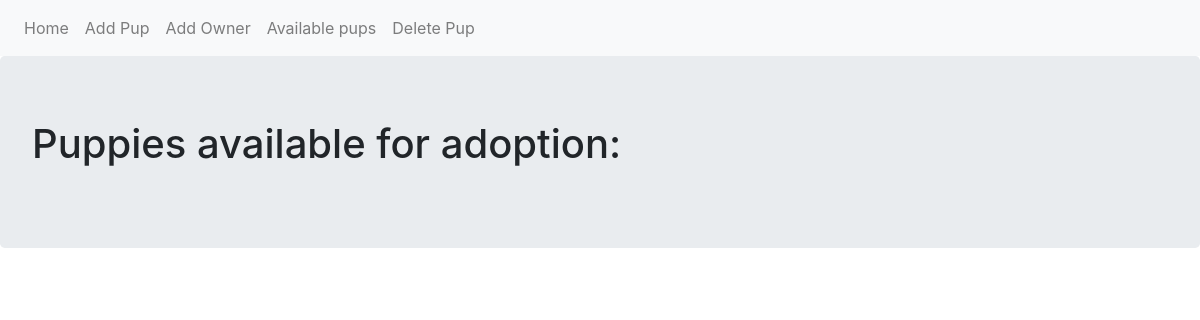
The app's page /list, older data.
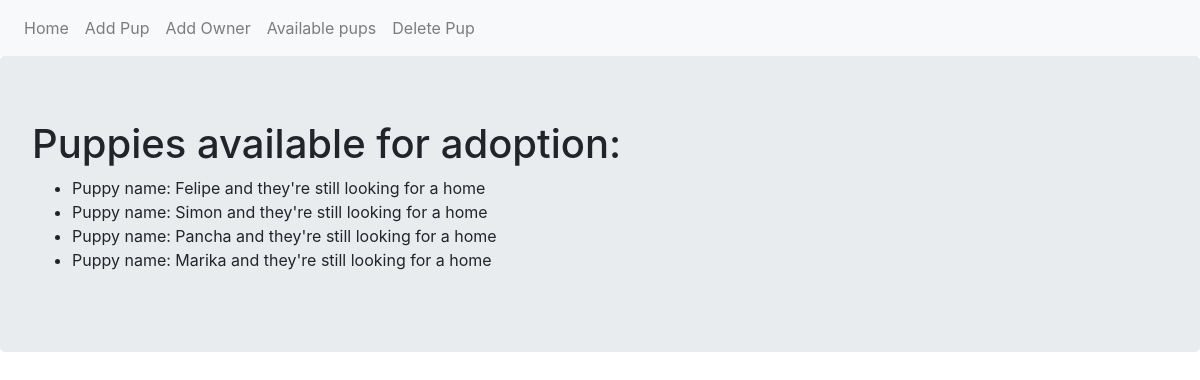
The same page, newer data.
### adoption_site.py (models this page shows, shortened)
class Puppy(db.Model):
    __tablename__ = 'puppies'
    id = db.Column(db.Integer, primary_key = True)
    name = db.Column(db.Text)
    owner = db.relationship('Owner',backref='puppy',uselist=False)
    def __repr__(self):
        if self.owner:
            return f"Puppy name: {self.name}, and their owner is:{self.owner.name}"
        else:
            return f"Puppy name: {self.name} and they're still looking for a home"

### adoption_site.py (the view)
@app.route('/list')
def list_pup():
    puppies = Puppy.query.all()
    return render_template('list.html', puppies=puppies)

### templates/list.html
{% extends 'base.html' %}
{% block content %}
<div class="jumbotron">
    <h1>Puppies available for adoption:</h1>
    <ul>
        {% for pup in puppies %}
        <li>{{pup}}</li>
        {% endfor %}
    </ul>
</div>
{% endblock %}

### templates/base.html (shortened to what this page needs)
<!DOCTYPE html>
<html lang="en">
<head>
    <link rel="stylesheet" href="https://cdn.jsdelivr.net/npm/bootstrap@4.5.3/dist/css/bootstrap.min.css">
</head>
<body>
    <nav class="navbar navbar-expand-lg navbar-light bg-light">
        <div class="navbar-nav">
            <a class="nav-item nav-link" href="{{url_for('index')}}">Home</a>
            <a class="nav-item nav-link" href="{{url_for('add_pup')}}">Add Pup</a>
            <a class="nav-item nav-link" href="{{url_for('add_owner')}}">Add Owner</a>
            <a class="nav-item nav-link" href="{{url_for('list_pup')}}">Available pups</a>
            <a class="nav-item nav-link" href="{{url_for('del_pup')}}">Delete Pup</a>
        </div>
    </nav>
    {% block content %}
    {% endblock %}
</body>
</html>

Row changes from the older to the newer data that the page shows:
added Puppy: name "Puppy name: Felipe and they're still looking for a home"
added Puppy: name "Puppy name: Simon and they're still looking for a home"
added Puppy: name "Puppy name: Pancha and they're still looking for a home"
added Puppy: name "Puppy name: Marika and they're still looking for a home"
